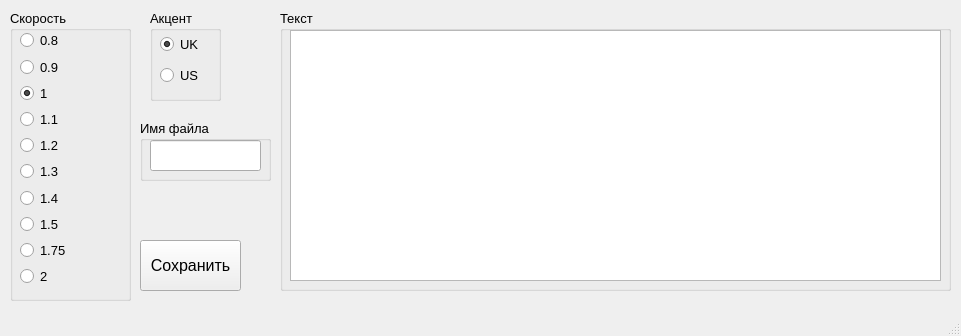
<?xml version="1.0" encoding="UTF-8"?>
<ui version="4.0">
 <class>MainWindow</class>
 <widget class="QMainWindow" name="MainWindow">
  <property name="geometry">
   <rect>
    <x>0</x>
    <y>0</y>
    <width>961</width>
    <height>336</height>
   </rect>
  </property>
  <property name="windowTitle">
   <string>Text to speach</string>
  </property>
  <widget class="QWidget" name="centralwidget">
   <widget class="QGroupBox" name="group_speed">
    <property name="geometry">
     <rect>
      <x>10</x>
      <y>10</y>
      <width>121</width>
      <height>291</height>
     </rect>
    </property>
    <property name="font">
     <font>
      <pointsize>10</pointsize>
     </font>
    </property>
    <property name="title">
     <string>Скорость</string>
    </property>
    <widget class="QWidget" name="verticalLayoutWidget">
     <property name="geometry">
      <rect>
       <x>10</x>
       <y>20</y>
       <width>101</width>
       <height>256</height>
      </rect>
     </property>
     <layout class="QVBoxLayout" name="verticalLayout">
      <item>
       <widget class="QRadioButton" name="radioButton">
        <property name="text">
         <string>0.8</string>
        </property>
       </widget>
      </item>
      <item>
       <widget class="QRadioButton" name="radioButton_2">
        <property name="text">
         <string>0.9</string>
        </property>
       </widget>
      </item>
      <item>
       <widget class="QRadioButton" name="radioButton_3">
        <property name="text">
         <string>1</string>
        </property>
        <property name="checked">
         <bool>true</bool>
        </property>
       </widget>
      </item>
      <item>
       <widget class="QRadioButton" name="radioButton_4">
        <property name="text">
         <string>1.1</string>
        </property>
       </widget>
      </item>
      <item>
       <widget class="QRadioButton" name="radioButton_5">
        <property name="text">
         <string>1.2</string>
        </property>
       </widget>
      </item>
      <item>
       <widget class="QRadioButton" name="radioButton_6">
        <property name="text">
         <string>1.3</string>
        </property>
       </widget>
      </item>
      <item>
       <widget class="QRadioButton" name="radioButton_7">
        <property name="text">
         <string>1.4</string>
        </property>
       </widget>
      </item>
      <item>
       <widget class="QRadioButton" name="radioButton_8">
        <property name="text">
         <string>1.5</string>
        </property>
       </widget>
      </item>
      <item>
       <widget class="QRadioButton" name="radioButton_9">
        <property name="text">
         <string>1.75</string>
        </property>
       </widget>
      </item>
      <item>
       <widget class="QRadioButton" name="radioButton_10">
        <property name="text">
         <string>2</string>
        </property>
       </widget>
      </item>
     </layout>
    </widget>
   </widget>
   <widget class="QGroupBox" name="group_accent">
    <property name="geometry">
     <rect>
      <x>150</x>
      <y>10</y>
      <width>71</width>
      <height>91</height>
     </rect>
    </property>
    <property name="font">
     <font>
      <pointsize>10</pointsize>
     </font>
    </property>
    <property name="title">
     <string>Акцент</string>
    </property>
    <widget class="QWidget" name="verticalLayoutWidget_2">
     <property name="geometry">
      <rect>
       <x>10</x>
       <y>20</y>
       <width>51</width>
       <height>61</height>
      </rect>
     </property>
     <layout class="QVBoxLayout" name="verticalLayout_2">
      <item>
       <widget class="QRadioButton" name="radioButton_11">
        <property name="font">
         <font>
          <italic>false</italic>
          <strikeout>false</strikeout>
         </font>
        </property>
        <property name="text">
         <string>UK</string>
        </property>
        <property name="checked">
         <bool>true</bool>
        </property>
       </widget>
      </item>
      <item>
       <widget class="QRadioButton" name="radioButton_12">
        <property name="text">
         <string>US</string>
        </property>
       </widget>
      </item>
     </layout>
    </widget>
   </widget>
   <widget class="QGroupBox" name="group_text_editor">
    <property name="geometry">
     <rect>
      <x>280</x>
      <y>10</y>
      <width>671</width>
      <height>281</height>
     </rect>
    </property>
    <property name="font">
     <font>
      <pointsize>10</pointsize>
     </font>
    </property>
    <property name="title">
     <string>Текст</string>
    </property>
    <widget class="QTextEdit" name="textEdit">
     <property name="geometry">
      <rect>
       <x>10</x>
       <y>20</y>
       <width>651</width>
       <height>251</height>
      </rect>
     </property>
     <property name="font">
      <font>
       <pointsize>10</pointsize>
      </font>
     </property>
    </widget>
   </widget>
   <widget class="QPushButton" name="pushButton">
    <property name="geometry">
     <rect>
      <x>140</x>
      <y>240</y>
      <width>101</width>
      <height>51</height>
     </rect>
    </property>
    <property name="font">
     <font>
      <pointsize>12</pointsize>
     </font>
    </property>
    <property name="text">
     <string>Сохранить</string>
    </property>
   </widget>
   <widget class="QGroupBox" name="group_file_name">
    <property name="geometry">
     <rect>
      <x>140</x>
      <y>120</y>
      <width>131</width>
      <height>61</height>
     </rect>
    </property>
    <property name="font">
     <font>
      <pointsize>10</pointsize>
     </font>
    </property>
    <property name="title">
     <string>Имя файла</string>
    </property>
    <widget class="QLineEdit" name="lineEdit">
     <property name="geometry">
      <rect>
       <x>10</x>
       <y>20</y>
       <width>111</width>
       <height>31</height>
      </rect>
     </property>
    </widget>
   </widget>
  </widget>
  <widget class="QMenuBar" name="menubar">
   <property name="geometry">
    <rect>
     <x>0</x>
     <y>0</y>
     <width>961</width>
     <height>21</height>
    </rect>
   </property>
  </widget>
  <widget class="QStatusBar" name="statusbar"/>
 </widget>
 <resources/>
 <connections/>
</ui>
